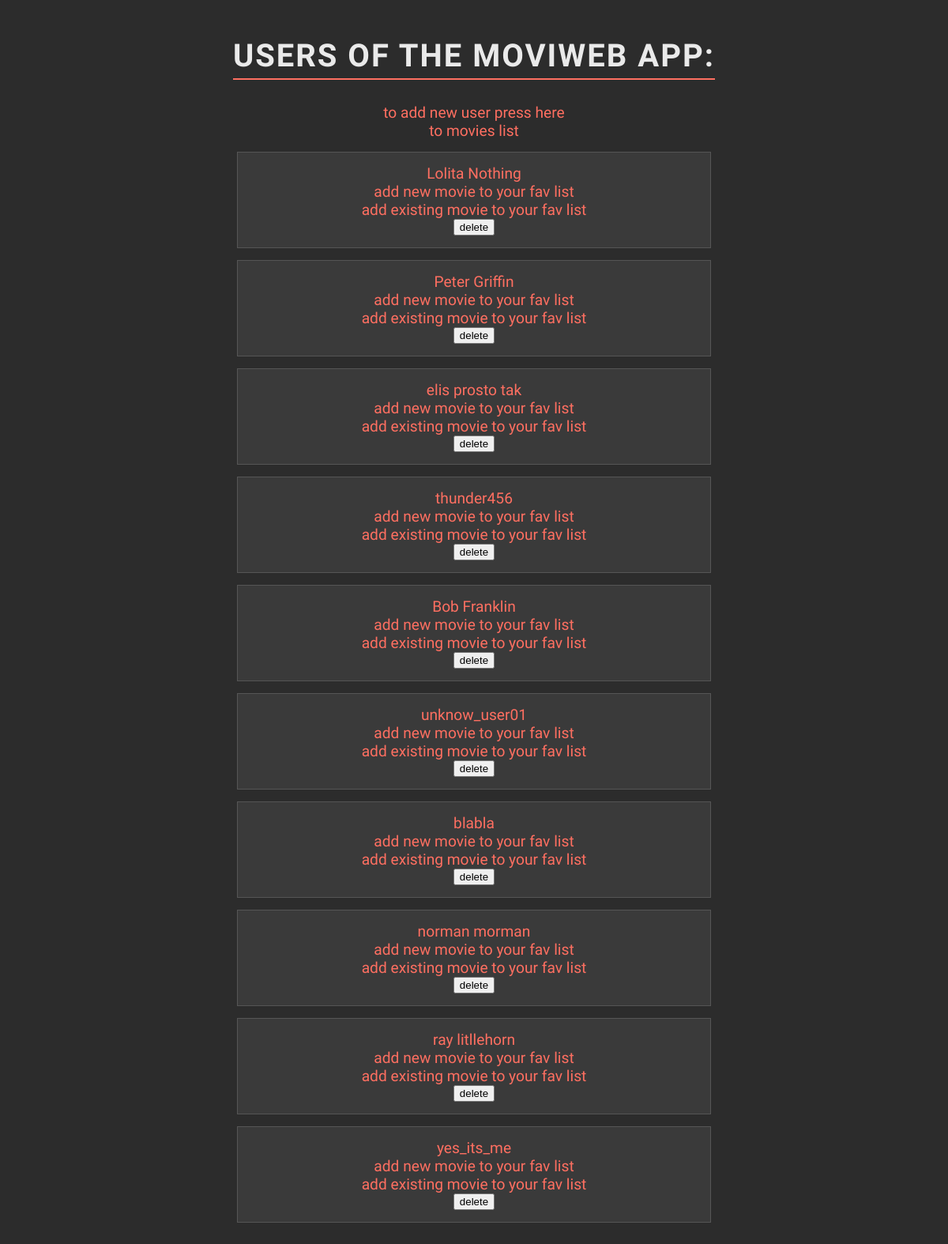
/users, run on an earlier commit of the app's database.
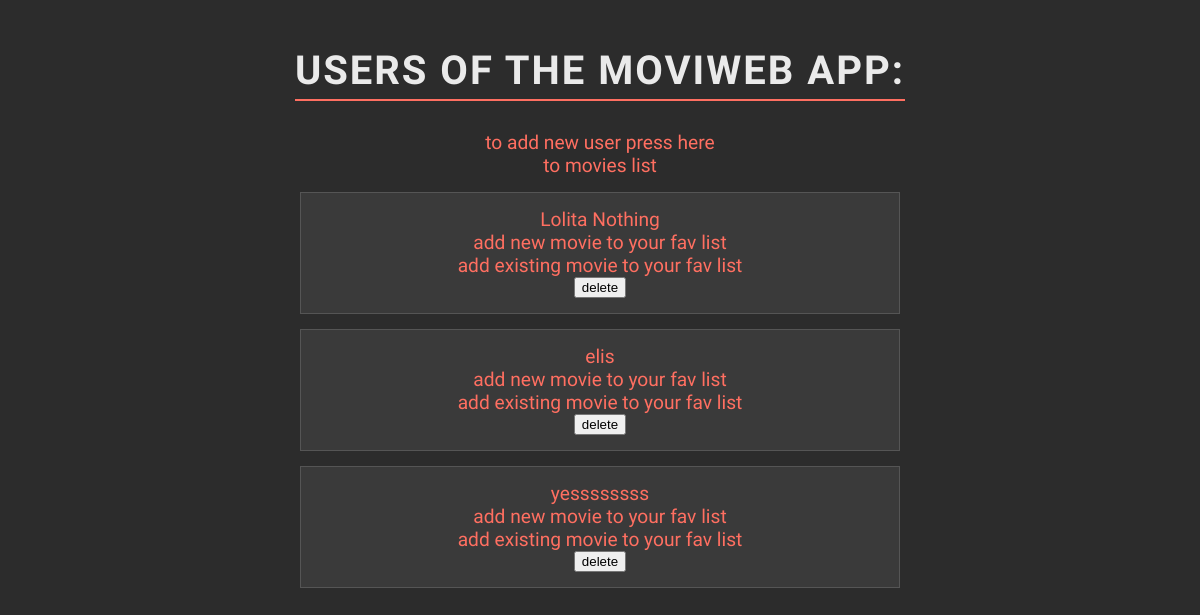
And on a later commit of the database.
### data_models.py (models this page shows, shortened)
class User(db.Model):
    __tablename__ = 'users'
    user_id = db.Column(db.Integer, primary_key=True, autoincrement=True)
    user_name = db.Column(db.String(100), nullable=False)
    movies = relationship('Movie', secondary=user_movies, back_populates='users')

### app.py (the view)
@app.route('/users', methods=['GET'])
def list_users():
    users = data_manager.list_all_users()
    return render_template('users.html', users=users)

### datamanager/sqlite_data_manager.py (called while the page is built)
    def list_all_users(self):
        with self.app.app_context():
            return self.db.session.query(User).all()

### templates/users.html (shortened to what this page needs)
<!DOCTYPE html>
<html lang="en">
<head>
</head>
<body>
    <h1>users of the MoviWeb App:</h1>
    <div>
        <a href="{{ url_for('add_user') }}">to add new user press here</a> <br>
        <a href="{{ url_for('list_movies') }}"> to movies list</a>
    </div>
    {% if users %}
        <ul>
            {% for user in users %}
            <li>
                <a href="/users/{{ user.user_id }}">{{ user.user_name }}</a> <br>
                <a href="{{ url_for('add_new_movie_to_user', user_id=user.user_id) }}">add new movie to your fav list</a><br>
                <a href="{{ url_for('add_existing_movie_to_user', user_id=user.user_id) }}">add existing movie to your fav list</a><br>
                <form id="delete-form-{{ user.user_id }}" action="{{ url_for('delete_user', user_id=user.user_id) }}"
                      method="POST" style="display: inline;">
                    <button type="button" onclick="confirmDeletion({{ user.user_id }})">delete</button>
                </form>
            </li>
            {% endfor %}
        </ul>
    {% else %}
        <p>no users found in dataBase</p>
    {% endif %}
</body>
</html>

What changed in the data, as far as the page shows it:
removed User: user_name "thunder456"
removed User: user_name "Bob Franklin"
removed User: user_name "unknow_user01"
removed User: user_name "blabla"
removed User: user_name "norman morman"
removed User: user_name "ray litllehorn"
removed User: user_name "yes_its_me"
changed User: user_name "Peter Griffin" → "elis"
changed User: user_name "elis prosto tak" → "yessssssss"
